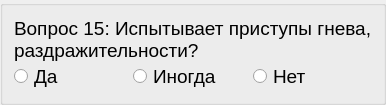
          <widget class="QGroupBox" name="block2_item15">
           <layout class="QVBoxLayout" name="verticalLayout_35">
            <property name="spacing">
             <number>0</number>
            </property>
            <item>
             <widget class="QLabel" name="label_42">
              <property name="font">
               <font>
                <pointsize>14</pointsize>
               </font>
              </property>
              <property name="text">
               <string>Вопрос 15: Испытывает приступы гнева, раздражительности?</string>
              </property>
              <property name="alignment">
               <set>Qt::AlignLeading|Qt::AlignLeft|Qt::AlignVCenter</set>
              </property>
              <property name="wordWrap">
               <bool>true</bool>
              </property>
             </widget>
            </item>
            <item>
             <layout class="QHBoxLayout" name="_35">
              <property name="spacing">
               <number>0</number>
              </property>
              <item>
               <widget class="QRadioButton" name="radioButton_103">
                <property name="font">
                 <font>
                  <pointsize>14</pointsize>
                 </font>
                </property>
                <property name="text">
                 <string>Да</string>
                </property>
               </widget>
              </item>
              <item>
               <widget class="QRadioButton" name="radioButton_104">
                <property name="font">
                 <font>
                  <pointsize>14</pointsize>
                 </font>
                </property>
                <property name="text">
                 <string>Иногда</string>
                </property>
               </widget>
              </item>
              <item>
               <widget class="QRadioButton" name="radioButton_105">
                <property name="font">
                 <font>
                  <pointsize>14</pointsize>
                 </font>
                </property>
                <property name="text">
                 <string>Нет</string>
                </property>
               </widget>
              </item>
             </layout>
            </item>
           </layout>
          </widget>
